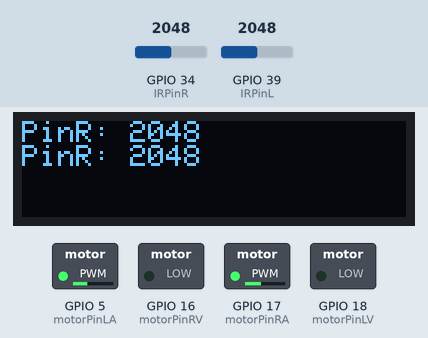
Recording of a sketch running on a simulated ESP32. Shown: 128×32 one-colour display, switched loads named in the sketch (green lamp = pin HIGH). The test bench sets the inputs (shaded band); at power-on: GPIO 34 (IRPinR) = 2048, GPIO 39 (IRPinL) = 2048.

Above: at 1.2 s.
1.3 s: GPIO 34 (IRPinR) set to 2663
At 2.2 s:
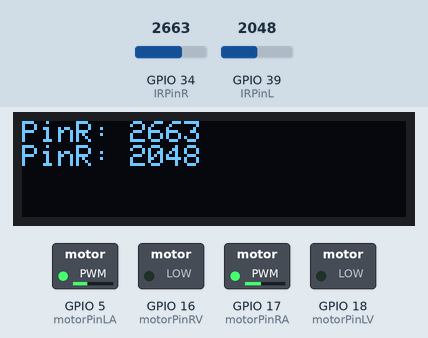
2.8 s: GPIO 34 (IRPinR) set to 2742
At 3.4 s:
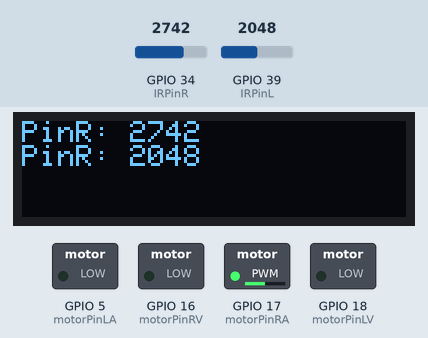
4.3 s: GPIO 39 (IRPinL) set to 2656
At 4.7 s:
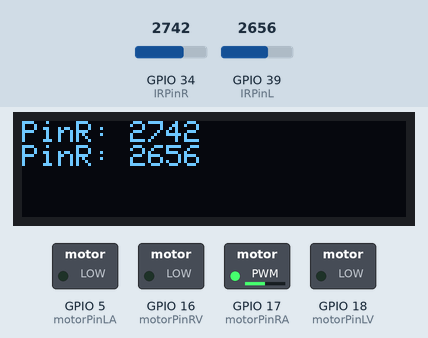
5.8 s: GPIO 39 (IRPinL) set to 2769
At 6.6 s:
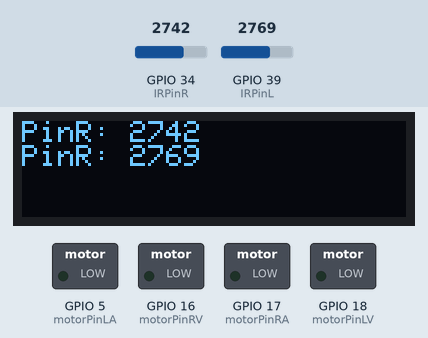
7.3 s: GPIO 34 (IRPinR) set to 2660
At 7.9 s:
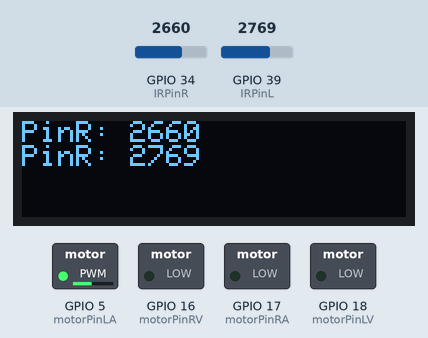
8.8 s: GPIO 39 (IRPinL) set to 2866
At 9.1 s:
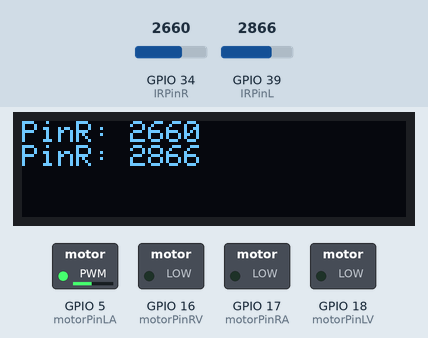
Timing chart, 0 to 11.3 s (numbered marks = the images above; inputs shaded):
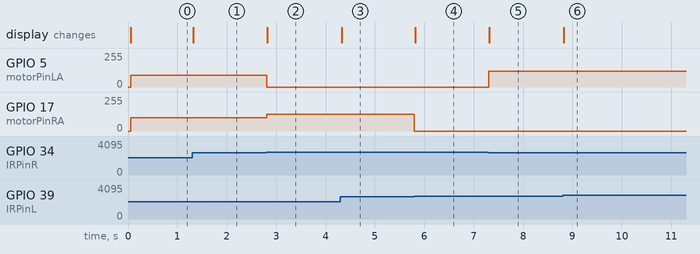

The sketch:

Curling.ino
```cpp
#include <Arduino.h>
#include <analogWrite.h>
#include <Adafruit_VL53L0X.h>
#include <Adafruit_GFX.h>
#include <Adafruit_SSD1306.h>
#include "Adafruit_VL53L0X.h"

/* Motor config */
int motorPinLA = 5; //Linkerwiel achteruit
int motorPinLV = 18; //Linkerwiel vooruit
int motorPinRV = 16; //Rechterwiel vooruit
int motorPinRA = 17; //Rechterwiel achteruit

/* IR config */
int IRPinR = 34;// IR pin rechts
int IRPinL = 39;// IR pin links
int pinR = 0;
int pinL = 0;
int colorThreshold = 2700;

boolean drive = true;

Adafruit_SSD1306 display(128, 32, &Wire, 4);

void setup(){
  Serial.begin(9600);
  pinMode(motorPinRA, OUTPUT);
  pinMode(motorPinRV, OUTPUT);
  pinMode(motorPinLV, OUTPUT);
  pinMode(motorPinLA, OUTPUT);

  /* The display */
  if(!display.begin(SSD1306_SWITCHCAPVCC, 0x3C)) {
    Serial.println(F("SSD1306 allocation failed"));
    for(;;); // Don't proceed, loop forever
  }

  display.clearDisplay();
  display.setTextSize(1);
  display.setTextColor(SSD1306_WHITE);
  display.display();
}

void loop(){
  display.clearDisplay();
  display.setCursor(0,0); // Start displaying at the top-left corner
  display.println("PinR: " + String(analogRead(IRPinR)));
  display.println("PinR: " + String(analogRead(IRPinL)));
  display.display();

  /* Read the IR pins */
  int pinL = analogRead(IRPinL) / colorThreshold;
  int pinR = analogRead(IRPinR) / colorThreshold;

  /* Stand still when the robot sees black on both pins */
  if (pinL >= 1 && pinR >= 1) {
     standStill();

  /* Turn left when the robot sees black on the right sensor */
  } else if (pinL == 0 && pinR >= 1) {
    turnLeft(50);

  /* Turn right when the robot sees black on the left sensor */
  } else if (pinL >= 1 && pinR == 0) {
    turnRight(50);

  /* When the robot doesn't see black on either of the sensors, drive forward */
  } else if (pinL == 0 && pinR == 0 && drive) {
    driveForward(40);
  }
}

/* Drive Forward */
void driveForward(double percentage) {
  int speedR = int((255.0f / 100.0f) * percentage);
  int speedL = int((225.0f / 100.0f) * percentage);

  analogWrite(motorPinRA, speedR);
  analogWrite(motorPinRV, 0);
  analogWrite(motorPinLV, 0);
  analogWrite(motorPinLA, speedL);
}

/* Turn left */
void turnLeft(double percentage) {
  int speedR = int((255.0f / 100.0f) * percentage);

  analogWrite(motorPinRA, speedR);
  analogWrite(motorPinRV, 0);
  analogWrite(motorPinLV, 0);
  analogWrite(motorPinLA, 0);
}

/* Turn right */
void turnRight(double percentage)  {
  int speedL = int((225.0f / 100.0f) * percentage);

  analogWrite(motorPinRA, 0);
  analogWrite(motorPinRV, 0);
  analogWrite(motorPinLV, 0);
  analogWrite(motorPinLA, speedL + 5);
}

/* Stand still */
void standStill() {
  analogWrite(motorPinRA, 0);
  analogWrite(motorPinRV, 0);
  analogWrite(motorPinLV, 0);
  analogWrite(motorPinLA, 0);
}

/* Drive backwards */
void driveBackwards(){
  analogWrite(motorPinRA, 0);
  analogWrite(motorPinRV, 0);
  analogWrite(motorPinLV, 0);
  analogWrite(motorPinLA, 0);
}
```

Measured:
- the behaviour switches between 2699 and 2700 on GPIO 34 (IRPinR) (found by bisection; images 1 and 2)
- the behaviour switches between 2699 and 2700 on GPIO 39 (IRPinL) (found by bisection; images 3 and 4)
- after the input at 1.3 s, the display: changes at once (image 1)
- after the input at 2.8 s, GPIO 5 (motorPinLA): 90/255 → 0/255 at once; GPIO 17 (motorPinRA): 101/255 → 127/255 at once; the display: changes at once (image 2)
- after the input at 4.3 s, the display: changes at once (image 3)
- after the input at 5.8 s, GPIO 17 (motorPinRA): 127/255 → 0/255 at once; the display: changes at once (image 4)
- after the input at 7.3 s, GPIO 5 (motorPinLA): 0/255 → 117/255 at once; the display: changes at once (image 5)
- after the input at 8.8 s, the display: changes at once (image 6)
